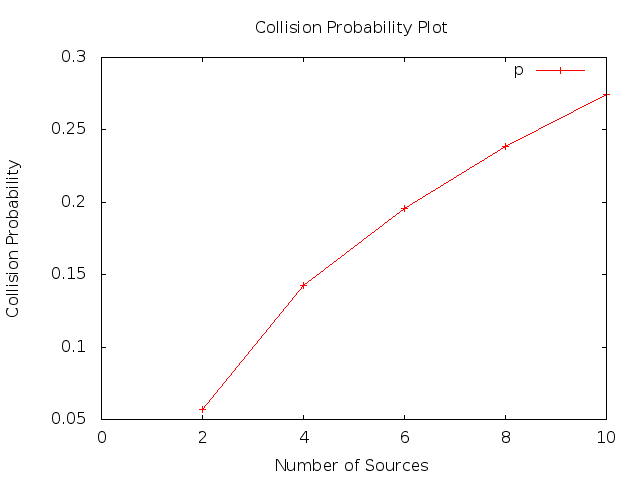

Write gnuplot code to recreate this figure.
set terminal png
set output "3A.png"
set title "Collision Probability Plot"
set xlabel "Number of Sources"
set ylabel "Collision Probability"

set xrange [0:+10]
plot "-" title "p" with linespoints
2 0.057072
4 0.142836
6 0.195476
8 0.238880
10 0.274693
e
